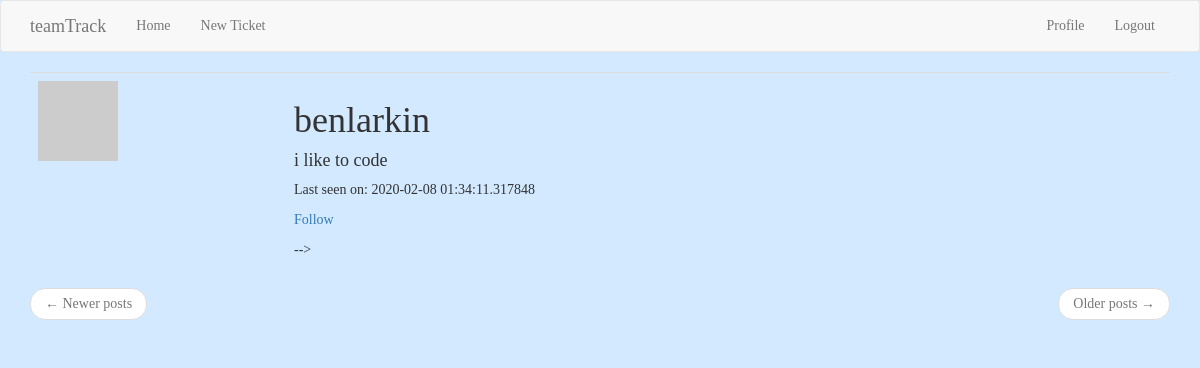
The app's page /user/benlarkin (signed in) with its own data.
### app/models.py (models this page shows, shortened)
class User(UserMixin, db.Model):
    id = db.Column(db.Integer, primary_key=True)
    username = db.Column(db.String(64), index=True, unique=True)
    email = db.Column(db.String(120), index=True, unique=True)
    password_hash = db.Column(db.String(128))
    posts = db.relationship('Post', backref='author', lazy='dynamic')
    tickets = db.relationship('Ticket', backref='author', lazy='dynamic')
    about_me = db.Column(db.String(140))
    last_seen = db.Column(db.DateTime, default=datetime.utcnow)
    followed = db.relationship(
        'User', secondary=followers,
        primaryjoin=(followers.c.follower_id == id),
        secondaryjoin=(followers.c.followed_id == id),
        backref=db.backref('followers', lazy='dynamic'), lazy='dynamic')
    def avatar(self, size):
        digest = md5(self.email.lower().encode('utf-8')).hexdigest()
        return 'https://www.gravatar.com/avatar/{}?d=identicon&s={}'.format(
            digest, size)
    def is_following(self, user):
        return self.followed.filter(
            followers.c.followed_id == user.id).count() > 0

### app/routes.py (the view)
@app.route('/user/<username>')
@login_required
def user(username):
    user = User.query.filter_by(username=username).first_or_404()
    page = request.args.get('page', 1, type=int)
    posts = user.posts.order_by(Post.timestamp.desc()).paginate(
        page, app.config['POSTS_PER_PAGE'], False)
    next_url = url_for('user', username=user.username, page=posts.next_num) \
        if posts.has_next else None
    prev_url = url_for('user', username=user.username, page=posts.prev_num) \
        if posts.has_prev else None
    return render_template('user.html', user=user, posts=posts.items,
                           next_url=next_url, prev_url=prev_url)

### app/models.py (called while the page is built)
@login.user_loader
def load_user(id):
    return User.query.get(int(id))

### app/routes.py (called while the page is built)
@app.before_request
def before_request():
    if current_user.is_authenticated:
        current_user.last_seen = datetime.utcnow()
        db.session.commit()

### app/templates/user.html (shortened to what this page needs)
{% extends "base.html" %}
{% block app_content %}
    <table class="table table-hover">
        <tr>
            <td width="256px"><img src="{{ user.avatar(256) }}"></td>
            <td>
                <h1>{{ user.username }}</h1>
                {% if user.about_me %}<h4>{{ user.about_me }}</h4>{% endif %}
                {% if user.last_seen %}<p>Last seen on: {{ user.last_seen }}</p>{% endif %}
                {% if user == current_user %}
                <br><br><br><br><br>
                <p><a href="{{ url_for('edit_profile') }}">Edit your profile</a></p>
                <!-- {% elif not current_user.is_following(user) %}
                <p><a href="{{ url_for('follow', username=user.username) }}">Follow</a></p>
                {% else %}
                <p><a href="{{ url_for('unfollow', username=user.username) }}">Unfollow</a></p>
                {% endif %} -->
            </td>
        </tr>
    </table>
    <nav aria-label="...">
        <ul class="pager">
            <li class="previous{% if not prev_url %} disabled{% endif %}">
                <a href="{{ prev_url or '#' }}">
                    <span aria-hidden="true">&larr;</span> Newer posts
                </a>
            </li>
            <li class="next{% if not next_url %} disabled{% endif %}">
                <a href="{{ next_url or '#' }}">
                    Older posts <span aria-hidden="true">&rarr;</span>
                </a>
            </li>
        </ul>
    </nav>
{% endblock %}

### app/static/style.css (style rules this page uses)
body { background: #d2e9ff ; font-family: "Lucida Console"; }

### records on screen
User: username "benlarkin", about_me "i like to code", last_seen "2020-02-08 01:34:11.317848"
